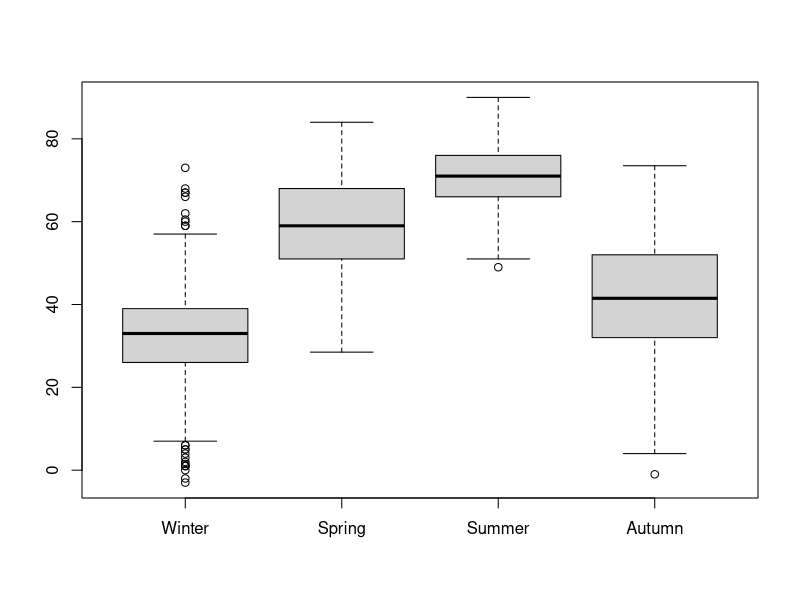
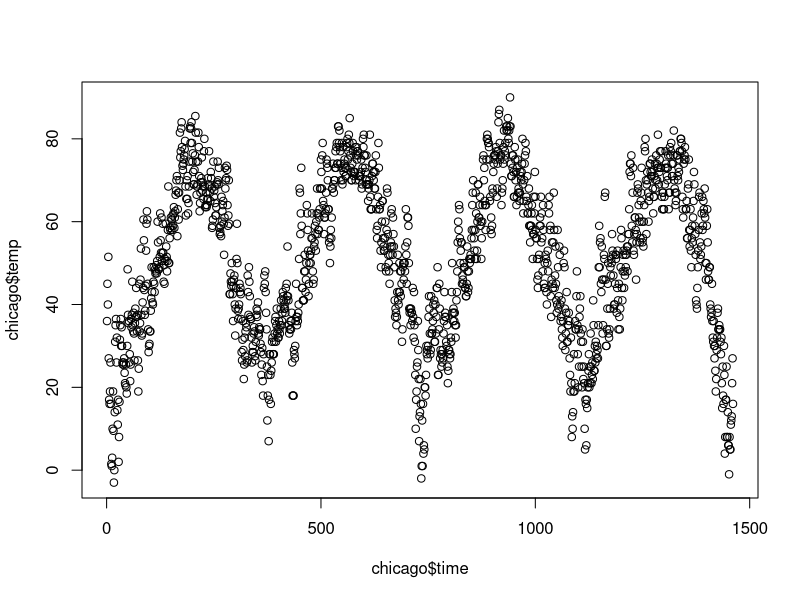
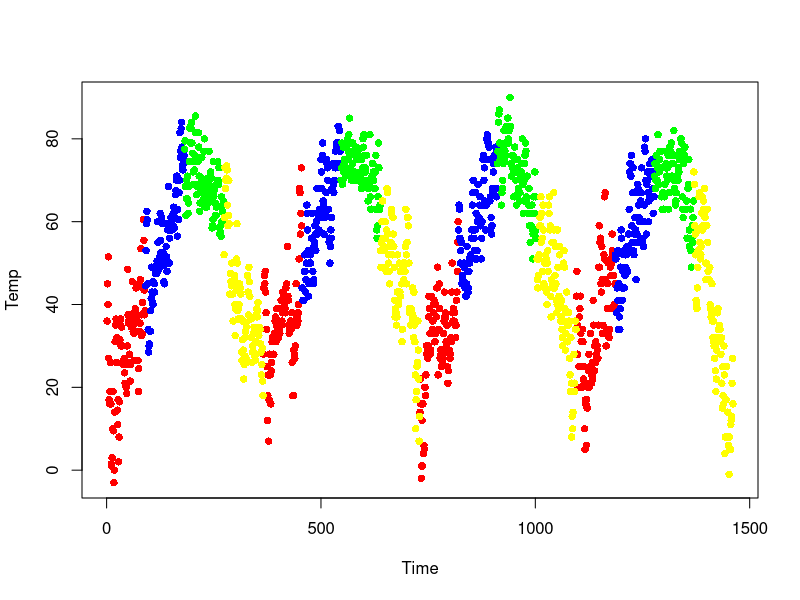

The R script that drew these images, in order:
##Matheus José da Costa             11711BCC008

#Questão 01


chicago <- read.csv("chicago.csv")
chicago

#Letra A)

#Quantidade de mortes por doenças cardiovasculares no período do estudo (1997-2000)

length(chicago$cvd)

#Estação que ocorreu mais mortes provocadas por doençás cardiovasculares

maximo_mortes_por_doenca_cardiovascular <- max(chicago$cvd)
maximo_mortes_por_doenca_cardiovascular

chicago$cvd == maximo_mortes_por_doenca_cardiovascular  
chicago[chicago$cvd == maximo_mortes_por_doenca_cardiovascular,]$season #Aqui vemos que a estação que ocorreu mais mortes é a Winter e Summer


#Estação que ocorreu menos mortes provocadas por doençás cardiovasculares

minimo_mortes_por_doenca_cardiovascular <- min(chicago$cvd)
minimo_mortes_por_doenca_cardiovascular

chicago$cvd == minimo_mortes_por_doenca_cardiovascular 
chicago[chicago$cvd == minimo_mortes_por_doenca_cardiovascular,]$season  #Aqui vemos que a estação que ocorreu menor ocorreu mortes é a Summer


#Letra B
max_mortes_doencas_respiratorias <- max(chicago$resp)
max_mortes_doencas_respiratorias
chicago[chicago$resp == max_mortes_doencas_respiratorias,]$year #Percebemos que todas as doenças respiratórias ocorreram no ano 2000.

#Letra C

#Média de temperatura em cada uma das 4 estações:

mean(chicago[chicago$season == "Winter",]$temp)
mean(chicago[chicago$season == "Spring",]$temp)
mean(chicago[chicago$season == "Summer",]$temp)
mean(chicago[chicago$season == "Autumn",]$temp)

#Média de umidade relativa em cada uma das 4 estações:

mean(chicago[chicago$season == "Winter",]$rhum, na.rm = TRUE)
mean(chicago[chicago$season == "Spring",]$rhum, na.rm = TRUE)
mean(chicago[chicago$season == "Summer",]$rhum, na.rm = TRUE)
mean(chicago[chicago$season == "Autumn",]$rhum, na.rm = TRUE)

boxplot(chicago[chicago$season == "Winter",]$temp, chicago[chicago$season == "Spring",]$temp, chicago[chicago$season == "Summer",]$temp,chicago[chicago$season == "Autumn",]$temp, names = c("Winter", "Spring", "Summer", "Autumn"))


#Letra D

winter <- chicago[chicago$season == "Winter",]
spring <- chicago[chicago$season == "Spring",]
summer <- chicago[chicago$season == "Summer",]
autumn <- chicago[chicago$season == "Autumn", ]

plot(x = chicago$time, y = chicago$temp, )

plot(chicago$time, y = chicago$temp, type = "n", xlab = "Time", ylab = "Temp")
points(winter$time, winter$temp, pch = 16, col = "red")
points(spring$time, spring$temp, pch = 16, col = "blue")
points(summer$time, summer$temp, pch = 16, col = "green")
points(autumn$time, autumn$temp, pch = 16, col = "yellow")


#Questão 02

#Letra A

baralho <- rep(c("AZUL", "VERMELHA", "AMARELA", "VERDE"), times=c(13,13,13,13))
baralho

jogos <- c()

for (i in 1:100000) {
  quantidade_cartas_verdes <- 0
  iterador <- 1
  repeat{
    if(quantidade_cartas_verdes == 2){
      jogos[i] <- "Sucesso"
    }else {
      jogos[i] <- "Fracasso"
    }
      
    if(iterador == 3){
      break
    }
    
    retirada <- sample(baralho, size = 1, replace = FALSE)
    
    if(retirada == "VERDE"){
      quantidade_cartas_verdes <- quantidade_cartas_verdes + 1
    }
    iterador = iterador + 1 
  }
}

estimativa_media_monte_carlo_sucessos <- mean(jogos == "Sucesso")
estimativa_media_monte_carlo_sucessos


#Letra B

baralho <- rep(c(1:13, 1:13, 1:13, 1:13))
baralho

jogos <- c()

for (i in 1:100000) {
  iterador <- 1
  repeat{

    retirada <- sample(baralho, size = 1, replace = FALSE)
    
    if(iterador == 3){
      if(retirada == 8){
        jogos[i] <- "Sucesso"
      }else {
        jogos[i] <- "Fracasso"
      }
      break
    }
    
    iterador = iterador + 1 
  }
}

estimativa_media_monte_carlo_sucessos <- mean(jogos == "Sucesso")
estimativa_media_monte_carlo_sucessos


#Letra C

baralho <- rep(c(1:13, 1:13, 1:13, 1:13))
baralho

jogos <- c()

for (i in 1:100000) {
  iterador <- 1
  carta1 <- 0
  carta2 <- 0
  carta3 <- 0
  repeat{
    
    retirada <- sample(baralho, size = 1, replace = FALSE)
    
    if(iterador == 1){
      carta1 <- retirada
    }
    else if(iterador == 2){
      carta2 <- retirada
    }
    else if (iterador == 3){
      carta3 <- retirada
      if(carta1 == carta2 && carta2 == carta3) {
        jogos[i] <- "Sucesso"
      }
      else {
        jogos[i] <- "Fracasso"
      }
      break
    }
    
    iterador = iterador + 1 
  }
}

estimativa_media_monte_carlo_sucessos <- mean(jogos == "Sucesso")
estimativa_media_monte_carlo_sucessos


#Letra D

baralho <- rep(c("AZUL", "VERMELHA", "AMARELA", "VERDE"), times=c(13,13,13,13))
baralho

jogos <- c()

for (i in 1:100000) {
  iterador <- 1
  carta1 <- ""
  carta2 <- ""
  carta3 <- ""
  repeat{
    
    retirada <- sample(baralho, size = 1, replace = FALSE)
    
    if(iterador == 1){
      carta1 <- retirada
    }
    else if(iterador == 2){
      carta2 <- retirada
    }
    else if (iterador == 3){
      carta3 <- retirada
      if(carta1 == "VERMELHA" && carta2 == "VERMELHA") {
        jogos[i] <- "Sucesso"
      }
      else {
        jogos[i] <- "Fracasso"
      }
      break
    }
    
    iterador = iterador + 1 
  }
}

estimativa_media_monte_carlo_sucessos <- mean(jogos == "Sucesso")
estimativa_media_monte_carlo_sucessos
